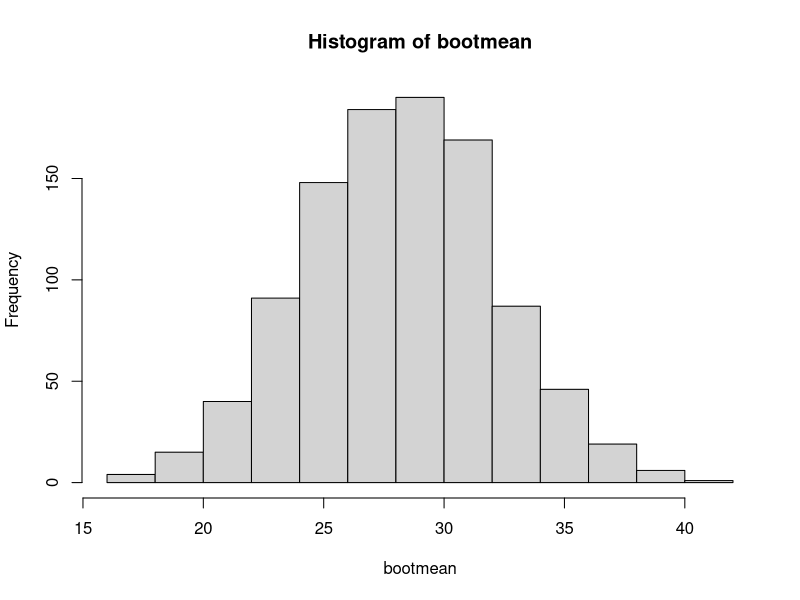
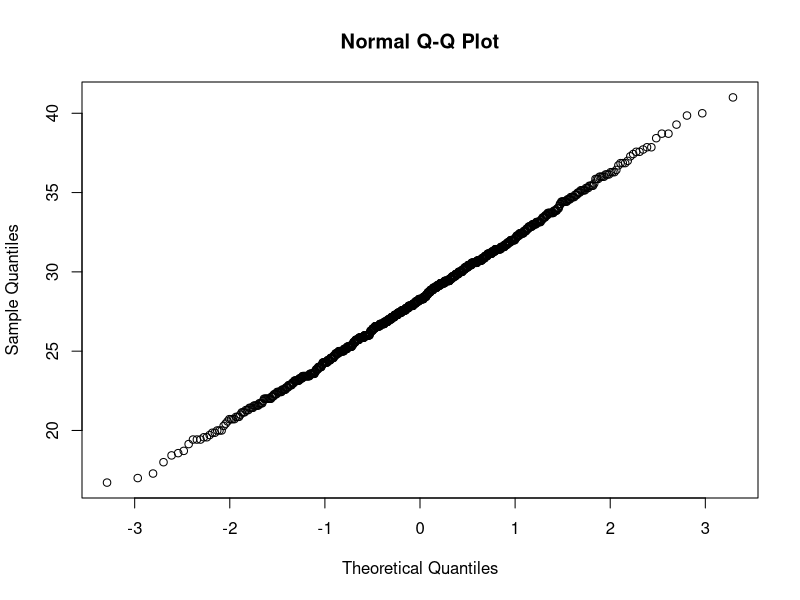

Generate these figures, in order, with R:
## ---- chunk 1
knitr::opts_chunk$set(echo = FALSE)
## ---- chunk 2
## Assign Sample to Varible 
x<- c(23, 21 , 39 , 45, 12, 28, 29)
P<- 1000
bootmean <- numeric(P)
###Function executed for 1000 loops 
for (i in 1:P) {
bootsample <- sample(x, size = length(x), replace = TRUE)
bootmean [i] <- mean (bootsample)
}
bootmean
## ---- chunk 3
hist(bootmean)
qqnorm(bootmean)

